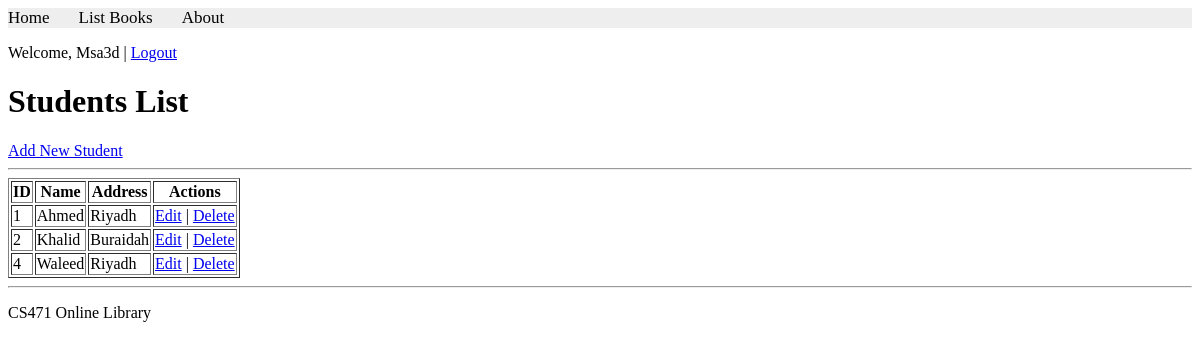
The app's page /books/lab11/task1/students (signed in) with its own data.
### apps/bookmodule/models.py (models this page shows, shortened)
class Student11(models.Model):
    name = models.CharField(max_length=100)
    address = models.ForeignKey(
        Address11,
        on_delete=models.CASCADE,
        related_name='students'
    )

class Address11(models.Model):
    city = models.CharField(max_length=100)

### apps/bookmodule/views.py (the view)
# urls.py: path('lab11/task1/students', views.lab11_task1_list, name='books.lab11_task1_list'),
@login_required(login_url='/users/login')
def lab11_task1_list(request):
    students = Student11.objects.all()
    return render(
        request,
        'bookmodule/lab11_task1_list.html',
        {'students': students}
    )

### apps/templates/bookmodule/lab11_task1_list.html (shortened to what this page needs)
{% extends "layouts/base.html" %}
{% block content %}
<h1>Students List</h1>
<a href="{% url 'books.lab11_task1_add' %}">Add New Student</a>
<hr>
<table border="1">
    <tr>
        <th>ID</th>
        <th>Name</th>
        <th>Address</th>
        <th>Actions</th>
    </tr>
    {% for student in students %}
    <tr>
        <td>{{ student.id }}</td>
        <td>{{ student.name }}</td>
        <td>{{ student.address.city }}</td>
        <td>
            <a href="{% url 'books.lab11_task1_edit' student.id %}">Edit</a>
            |
            <a href="{% url 'books.lab11_task1_delete' student.id %}">Delete</a>
        </td>
    </tr>
    {% empty %}
    <tr>
        <td colspan="4">No students found.</td>
    </tr>
    {% endfor %}
</table>
{% endblock content %}

### apps/templates/layouts/base.html (shortened to what this page needs)
<!DOCTYPE html>
<html>
{% load static %}
<head>
  <link rel="stylesheet" href="{% static 'styles.css' %}">
  <link rel="stylesheet" href="https://cdnjs.cloudflare.com/ajax/libs/font-awesome/4.7.0/css/font-awesome.min.css">
</head>
<body>
  {% include "includes/header.html" %}
{% if user.is_authenticated %}
    <p>
        Welcome, {{ user.username }} |
        <a href="{% url 'users.logout' %}">Logout</a>
    </p>
{% else %}
    <p>
        <a href="{% url 'users.login' %}">Login</a> |
        <a href="{% url 'users.register' %}">Register</a>
    </p>
{% endif %}
  {% block content %}{% endblock content %}
  {% include "includes/footer.html" %}
</body>
</html>

### records on screen
Student11: id "1", name "Ahmed", address.city "Riyadh"
Student11: id "2", name "Khalid", address.city "Buraidah"
Student11: id "4", name "Waleed", address.city "Riyadh"

### other values on screen
{{ user.username }} "Msa3d"
